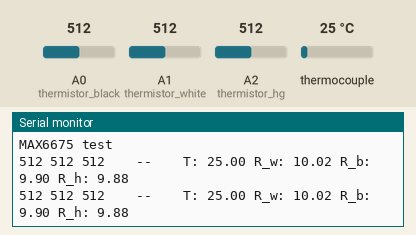
Bench run of a sketch on a simulated Arduino Uno, built with avr-gcc and run on an emulated ATmega328P. Shown: the last lines printed to the serial monitor. The inputs (shaded band) are chosen by the test bench; at power-on: thermocouple 25 °C, A0 (thermistor_black) = 512, A1 (thermistor_white) = 512, A2 (thermistor_hg) = 512.

Above: at 1.7 s.
1.8 s: thermocouple set to 6 °C
At 3.1 s:
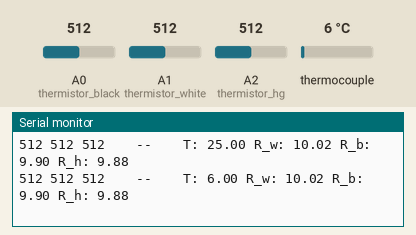
3.3 s: A0 (thermistor_black) set to 716
At 4.3 s:
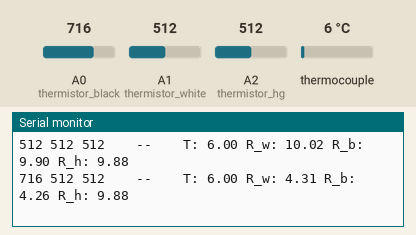
4.8 s: A1 (thermistor_white) set to 716
At 6.1 s:
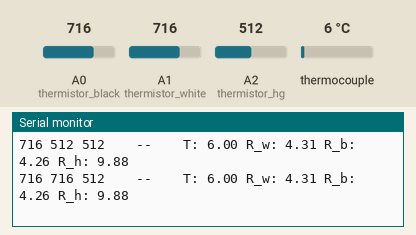
6.3 s: A2 (thermistor_hg) set to 716
At 7.3 s:
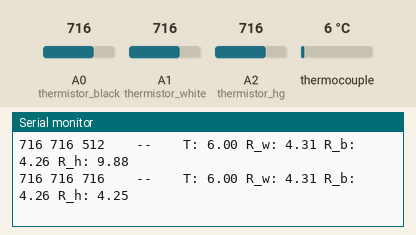
7.8 s: thermocouple set to 75 °C
At 9.1 s:
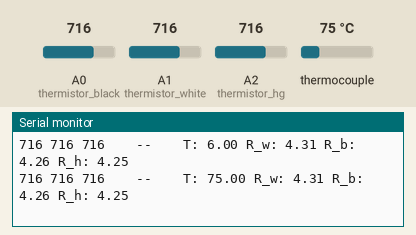
9.3 s: A0 (thermistor_black) set to 992
At 10.0 s:
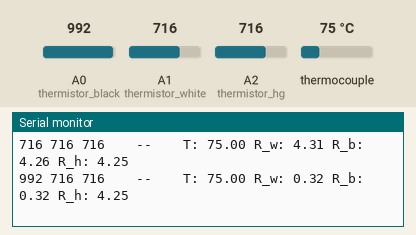
Timing chart, 0 to 11.8 s (numbered marks = the images above; inputs shaded):
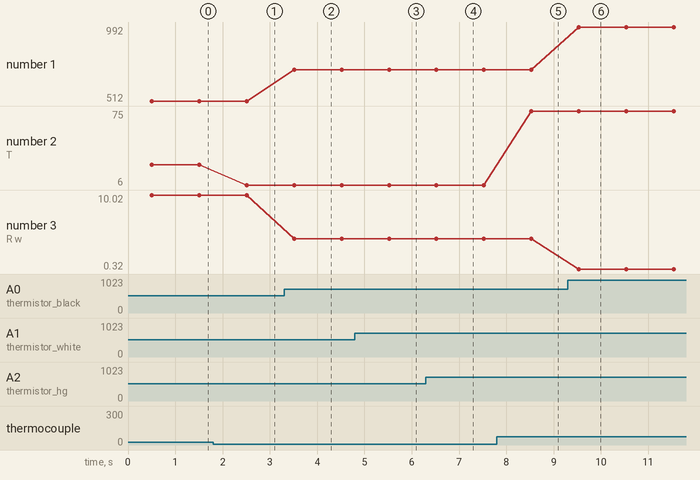

The sketch:

thermistor.ino
```cpp
#include "max6675.h"

int thermoDO = 4;
int thermoCS = 5;
int thermoCLK = 6;
int thermistor_black = A0;
int thermistor_white = A1;
int thermistor_hg = A2;
float white_res = 10.02;
float black_res = 9.9;
float hg_res = 9.88;
MAX6675 thermocouple(thermoCLK, thermoCS, thermoDO);
void setup() {
  Serial.begin(9600);

  Serial.println("MAX6675 test");
  // wait for MAX chip to stabilize
  delay(500);

}

void loop() {
 float tcouple = thermocouple.readCelsius();
 float tb = analogRead(thermistor_black);
 float bk = black_res * (1024.0/tb-1.0);
 float tw = analogRead(thermistor_white);
 float wt = white_res * (1024.0/tb-1.0);
 float th = analogRead(thermistor_hg);
 float hg = hg_res * (1024.0/th-1.0);
 Serial.print(analogRead(thermistor_black));
 Serial.print(" ");
 Serial.print(analogRead(thermistor_white));
 Serial.print(" ");
 Serial.print(analogRead(thermistor_hg));
 Serial.print("    --    ");
 Serial.print("T: ");
 Serial.print(tcouple);
 Serial.print(" R_w: ");
 Serial.print(wt);
 Serial.print(" R_b: ");
 Serial.print(bk);
 Serial.print(" R_h: ");
 Serial.println(hg);
 delay(1000);

}
```

Measured:
- after the input at 1.8 s, the serial monitor: prints a new line after 0.71 s (image 1)
- after the input at 3.3 s, the serial monitor: prints a new line after 0.21 s (image 2)
- after the input at 4.8 s, the serial monitor: prints a new line after 0.72 s (image 3)
- after the input at 6.3 s, the serial monitor: prints a new line after 0.22 s (image 4)
- after the input at 7.8 s, the serial monitor: prints a new line after 0.73 s (image 5)
- after the input at 9.3 s, the serial monitor: prints a new line after 0.23 s (image 6)
- plotted number 1: 512 → 716 after the input at 3.3 s, 716 → 992 after the input at 9.3 s
- plotted number 2: 25 → 6 after the input at 1.8 s, 6 → 75 after the input at 7.8 s
